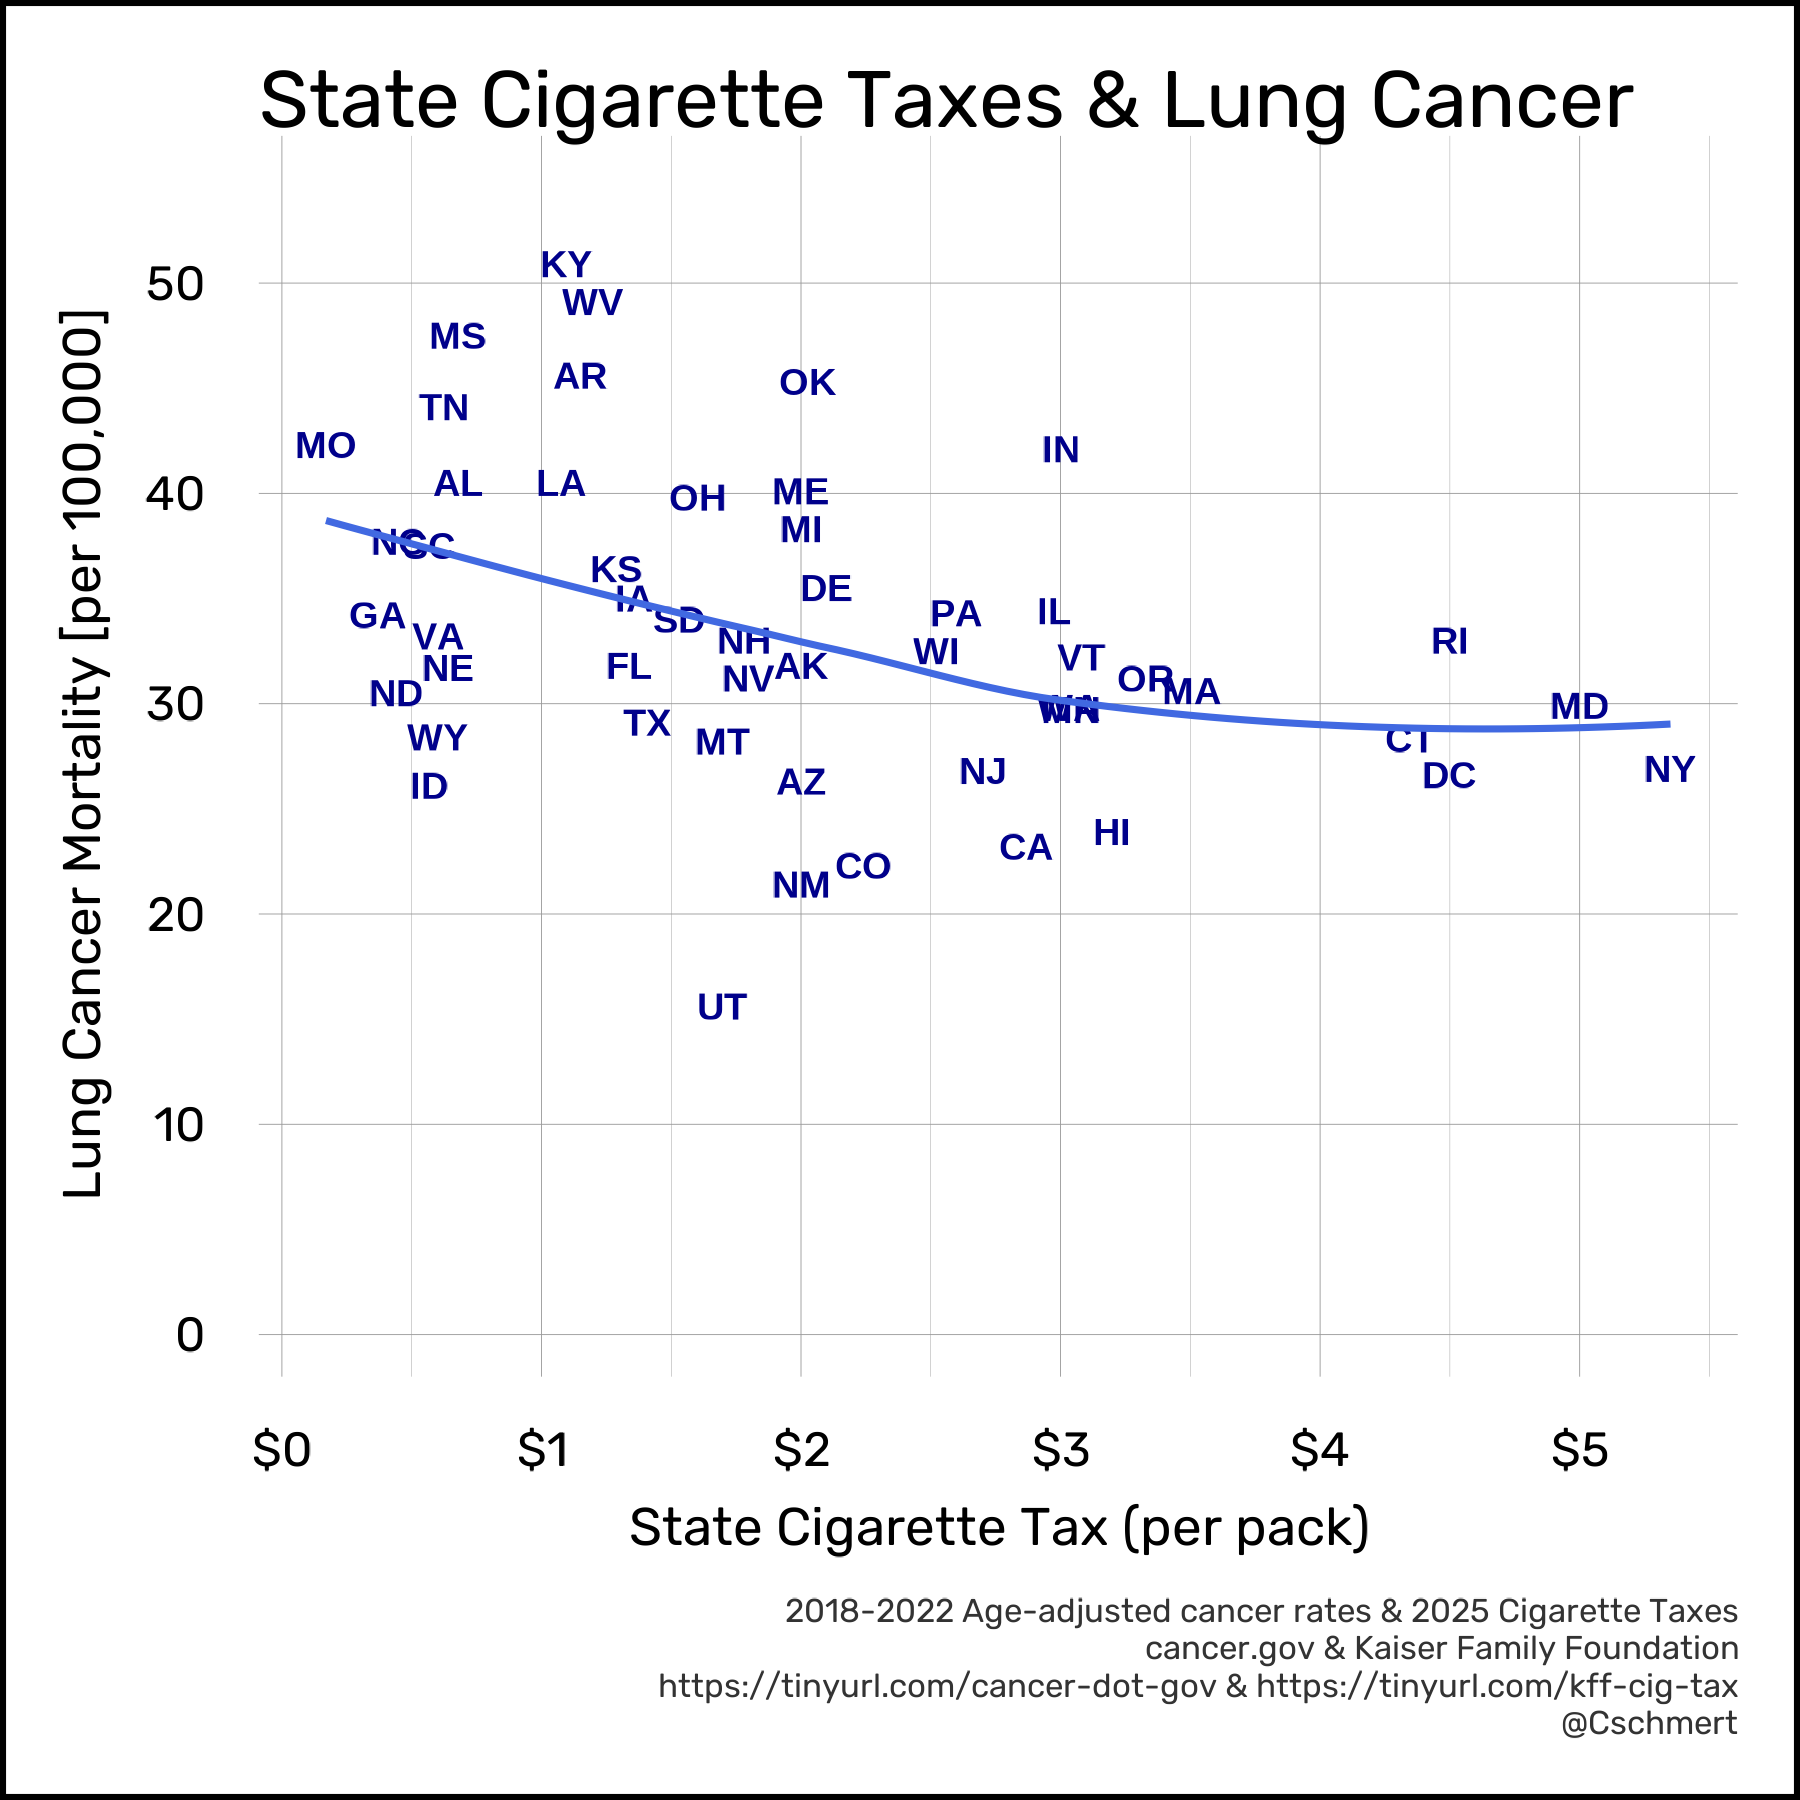

Recreate this plot in R.
# Carl Schmertmann
# 19 Feb 2026

# housekeeping and data setup ----

library('tidyverse')
library('showtext')

this_font = 'Rubik' 

font_add_google(name=this_font)
showtext_auto() 

theme_carl <- function () { 
  theme_bw(base_size=30, base_family=this_font) %+replace% 
    theme( plot.title       = element_text(size=60,hjust=0,
                                           lineheight=0.3),
           plot.subtitle    = element_text(size=35,hjust=0,color=grey(.20)),
           plot.caption     = element_text(
                                  size=25, hjust=1, 
                                  color=grey(.20),
                                  lineheight = 0.3),
           panel.grid       = element_line(color=grey(.60), 
                                  size=0.1),
           panel.border     = element_blank(),
           axis.text        = element_text(size=36),
           axis.title       = element_text(size=40),
           axis.ticks       = element_blank(),
           plot.background  = element_rect(fill='white') 
    )
}

state_info = read_csv('US-state-info.csv',
                      show_col_types = FALSE) %>% 
               filter(abb != 'PR')


# read mortality dataframe ----
# add state abb,... then keep rates

  cancer_df = read_csv('lung-cancer-age-adj-death-rates.csv',
                  skip=9,n_max=53,
                  show_col_types = FALSE) %>% 
         inner_join(state_info,by='fips') %>% 
         select(state=name,abb,fips,
                cancer_rate=starts_with('Age-Adjusted Death Rate'))

# read cigarette tax dataframe ----
# add state abb,... then keep rates

  tax_df = read_csv('state-cigarette-excise-tax-rate-2024.csv',
                    show_col_types = FALSE) %>% 
           inner_join(state_info, join_by(Location==name)) %>% 
           select(state=Location,abb,fips,tax_rate=`Excise Tax Rate`)

  tax_df = read_csv('KFF-cigarette-tax-data.csv',
                    skip=6, n_max=51, 
                    show_col_types = FALSE) %>% 
            select(state=Location,tax=2) %>% 
            left_join(state_info, join_by(state==name))
  
  
mydata = cancer_df %>% 
  inner_join(tax_df, join_by(fips))


G = ggplot(data=mydata) +
  aes(x=tax, y=cancer_rate, label=factor(abb.x)) +
  geom_text(size=10, color='darkblue', fontface='bold') +
  geom_smooth(method='loess',span=1.2,se=FALSE, 
              col='royalblue',lwd=0.80) +
  theme_carl() +
  scale_y_continuous(limits=range(0,55),
                     expand = c(0,2),
                     breaks=seq(0,50,10),
                     minor_breaks = NULL) +
  scale_x_continuous(breaks=0:6, 
                     labels=paste0('$',0:6))

G = G +
  labs(x='State Cigarette Tax (per pack)',
       y='Lung Cancer Mortality [per 100,000]',
       title='State Cigarette Taxes & Lung Cancer',
       caption=paste0('\n2018-2022 Age-adjusted cancer rates',
                      ' & 2025 Cigarette Taxes',
                      '\n cancer.gov & Kaiser Family Foundation',
                      '\nhttps://tinyurl.com/cancer-dot-gov',
                      ' & https://tinyurl.com/kff-cig-tax',
                      '\n@Cschmert'))

ggsave(filename='compare-states-lung-cancer-cig-tax.png', 
       plot=G, height=6, width=6)
